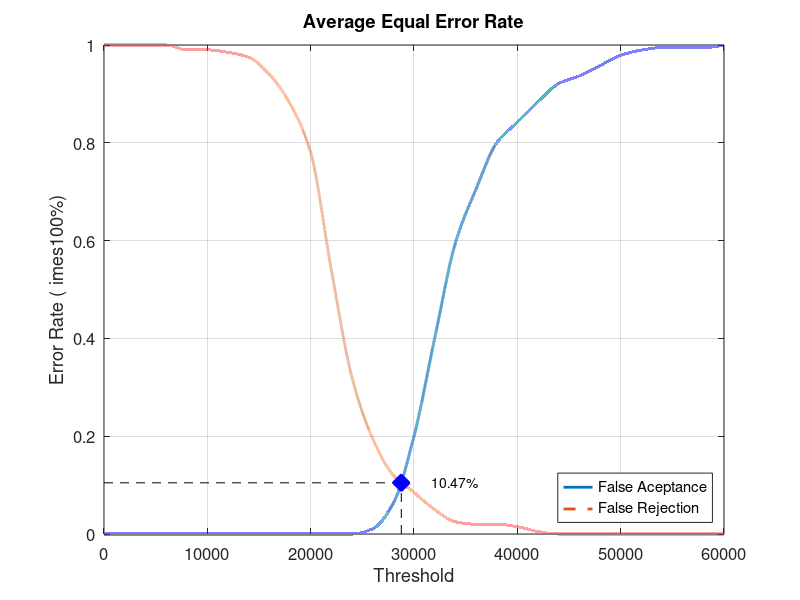
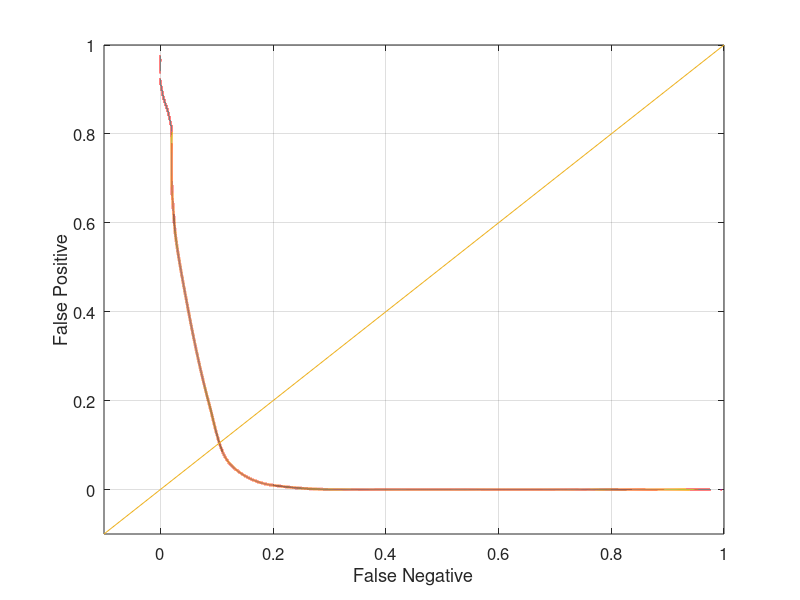

The MATLAB script that drew these images, in order:
close all;
clear;
clc;
x = 0:2000:60000;
xq = 0:0.5:60000;

y0 = [0 0 0 0 0 0 0 0 0 0 0 0 0 0.0105263 0.0631579 0.2 0.4 0.594737 0.705263 0.8 0.842105 0.884211 0.921053 0.936842 0.957895 0.978947 0.989474 0.994737 0.994737 0.994737 1]
yy0 = interp1(x, y0, xq, 'pchip');
y1 = [1 1 1 1 0.99 0.99 0.985 0.975 0.94 0.88 0.78 0.54 0.32 0.195 0.12 0.085 0.05 0.025 0.02 0.02 0.015 0.005 0 0 0 0 0 0 0 0 0]
yy1 = interp1(x, y1, xq, 'pchip');

% Calculating EER: 
y2 = abs(y0 - y1);
find(y2 == min(y2))
yy2 = abs(yy0 - yy1);
xEER = find(yy2 == min(yy2));
xEERIndex = xq(xEER) % X-axis EER
yEER = yy0(xEER) % Y-axis EER

main = figure
plot(xq, yy0,'-','LineWidth', 2);	hold on
plot(xq, yy1,'--','LineWidth', 2);	hold on
plot([xEERIndex xEERIndex], [0 yEER], 'k--');	hold on
plot([0 xEERIndex], [yEER yEER], 'k--');	hold on
plot(xEERIndex, yEER, 'bx', 'LineWidth', 10);	hold on
text(xEERIndex + 10 * xEERIndex / 100, yEER, [num2str(round((10000 * yEER)) / 100) '%'])
legend('False Aceptance', 'False Rejection', 'Location', 'SouthEast')
xlabel('Threshold')
ylabel('Error Rate (	imes100%)')
title('Average Equal Error Rate')
set(gca, 'FontSize', 12)
axis([0 60000 0 1])
grid on

print(main, 'Database4_4Main', '-dpng');
FNRxFPR = figure('Color', [1 1 1]);
plot(yy1, yy0, '-', yy1, yy0, 'LineWidth', 2);
hold on
y = -0.1:0.1:1
plot(y, y); 
set(gca, 'FontSize', 12)
xlabel('False Negative')
ylabel('False Positive')
axis([-0.1 1 -0.1 1])
set(gca, 'FontSize', 12)
grid on

print(FNRxFPR, 'Database4_4FNRxFPR','-dpng');
